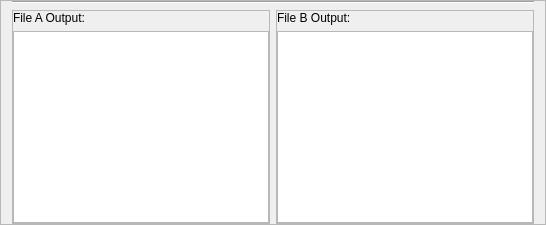
             <widget class="QFrame" name="frame_8">
              <property name="frameShape">
               <enum>QFrame::StyledPanel</enum>
              </property>
              <property name="frameShadow">
               <enum>QFrame::Raised</enum>
              </property>
              <layout class="QGridLayout" name="gridLayout_6">
               <property name="topMargin">
                <number>0</number>
               </property>
               <property name="bottomMargin">
                <number>0</number>
               </property>
               <item row="1" column="1">
                <widget class="QFrame" name="frame_14">
                 <property name="frameShape">
                  <enum>QFrame::StyledPanel</enum>
                 </property>
                 <property name="frameShadow">
                  <enum>QFrame::Raised</enum>
                 </property>
                 <layout class="QGridLayout" name="gridLayout_19">
                  <property name="leftMargin">
                   <number>0</number>
                  </property>
                  <property name="topMargin">
                   <number>0</number>
                  </property>
                  <property name="rightMargin">
                   <number>0</number>
                  </property>
                  <property name="bottomMargin">
                   <number>0</number>
                  </property>
                  <item row="0" column="0">
                   <widget class="QLabel" name="FileB_Title">
                    <property name="text">
                     <string>File B Output:</string>
                    </property>
                    <property name="wordWrap">
                     <bool>true</bool>
                    </property>
                   </widget>
                  </item>
                  <item row="1" column="0">
                   <widget class="QTextEdit" name="compB_output">
                    <property name="styleSheet">
                     <string notr="true">background-color: none;</string>
                    </property>
                   </widget>
                  </item>
                 </layout>
                </widget>
               </item>
               <item row="0" column="0" colspan="2">
                <widget class="Line" name="line">
                 <property name="orientation">
                  <enum>Qt::Horizontal</enum>
                 </property>
                </widget>
               </item>
               <item row="1" column="0">
                <widget class="QFrame" name="frame_13">
                 <property name="frameShape">
                  <enum>QFrame::StyledPanel</enum>
                 </property>
                 <property name="frameShadow">
                  <enum>QFrame::Raised</enum>
                 </property>
                 <layout class="QGridLayout" name="gridLayout_20">
                  <property name="leftMargin">
                   <number>0</number>
                  </property>
                  <property name="topMargin">
                   <number>0</number>
                  </property>
                  <property name="rightMargin">
                   <number>0</number>
                  </property>
                  <property name="bottomMargin">
                   <number>0</number>
                  </property>
                  <item row="0" column="0">
                   <widget class="QLabel" name="FileA_Title">
                    <property name="text">
                     <string>File A Output:</string>
                    </property>
                    <property name="wordWrap">
                     <bool>true</bool>
                    </property>
                   </widget>
                  </item>
                  <item row="1" column="0">
                   <widget class="QTextEdit" name="compA_output">
                    <property name="styleSheet">
                     <string notr="true">background-color: none;</string>
                    </property>
                   </widget>
                  </item>
                 </layout>
                </widget>
               </item>
              </layout>
             </widget>
